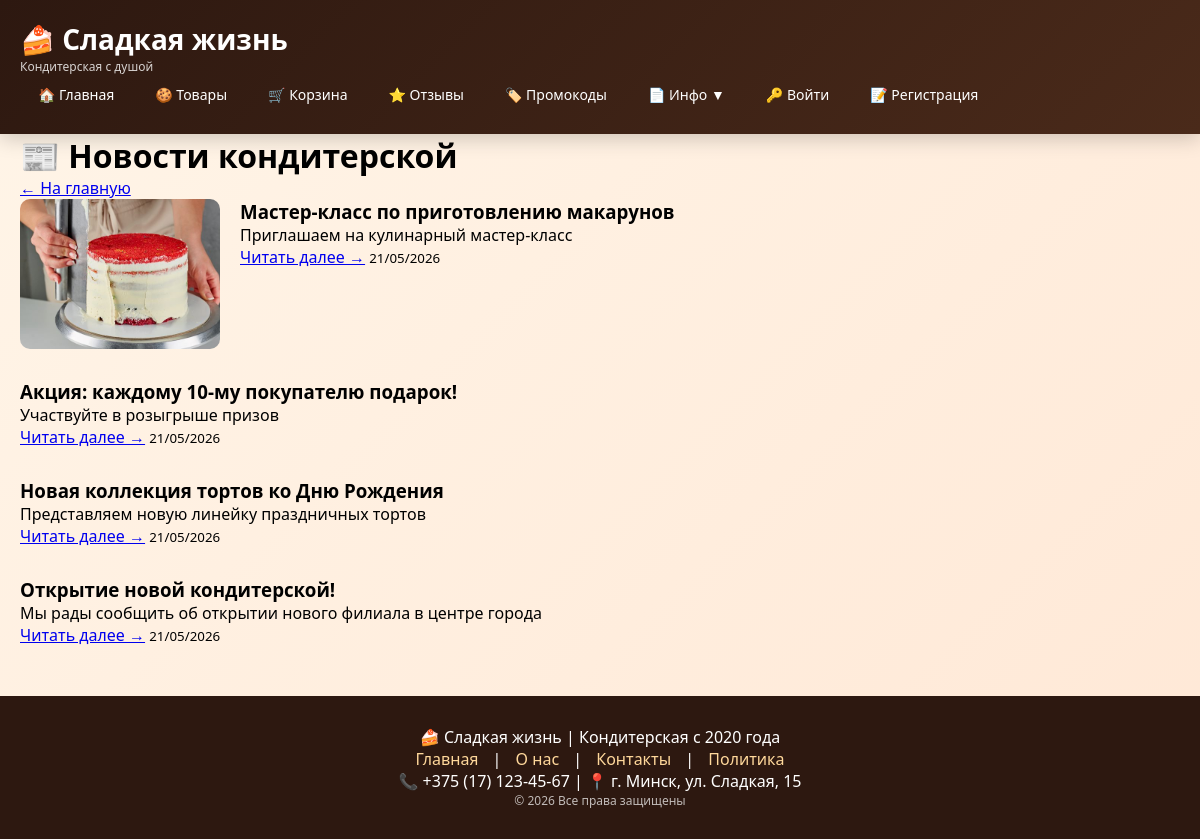
Page /news/ on the committed database.
### shop/models.py (models this page shows, shortened)
class News(models.Model):
    title = models.CharField(max_length=200)
    summary = models.CharField(max_length=300)
    content = models.TextField()
    image = models.ImageField(upload_to='news/', null=True, blank=True)
    created_at = models.DateTimeField(auto_now_add=True)
    is_published = models.BooleanField(default=True)

### shop/views.py (the view)
# urls.py: re_path(r'^news/$', views.NewsListView.as_view(), name='news_list'),
class NewsListView(ListView):
    model = News
    template_name = 'shop/news_list.html'
    context_object_name = 'news_list'
    paginate_by = 5
    def get_queryset(self):
        return News.objects.filter(is_published=True).order_by('-created_at')

### shop/templates/shop/news_list.html (shortened to what this page needs)
{% extends 'shop/base.html' %}
{% block content %}
<h1>📰 Новости кондитерской</h1>
<a href="{% url 'home' %}">← На главную</a>
{% for news in news_list %}
<div style="display: flex; gap: 20px; margin-bottom: 30px;">
    {% if news.image %}
    <img src="{{ news.image.url }}" alt="{{ news.title }}" style="width: 200px; height: 150px; object-fit: cover; border-radius: 10px;">
    {% endif %}
    <div>
        <h3>{{ news.title }}</h3>
        <p>{{ news.summary }}</p>
        <a href="{% url 'news_detail' news.id %}">Читать далее →</a>
        <small>{{ news.created_at|date:"d/m/Y" }}</small>
    </div>
</div>
{% endfor %}
{% endblock %}

### shop/templates/shop/base.html (style rules this page uses)
* { margin: 0; padding: 0; box-sizing: border-box; }
body { font-family: 'Segoe UI', Tahoma, Geneva, Verdana, sans-serif; background: linear-gradient(135deg, #fff5e8 0%, #ffe8d6 100%); min-height: 100vh; }

### rows in the picture
News: image (picture), title "Мастер-класс по приготовлению макарунов", summary "Приглашаем на кулинарный мастер-класс", created_at "21/05/2026"
News: title "Акция: каждому 10-му покупателю подарок!", summary "Участвуйте в розыгрыше призов", created_at "21/05/2026"
News: title "Новая коллекция тортов ко Дню Рождения", summary "Представляем новую линейку праздничных тортов", created_at "21/05/2026"
News: title "Открытие новой кондитерской!", summary "Мы рады сообщить об открытии нового филиала в центре города", created_at "21/05/2026"
